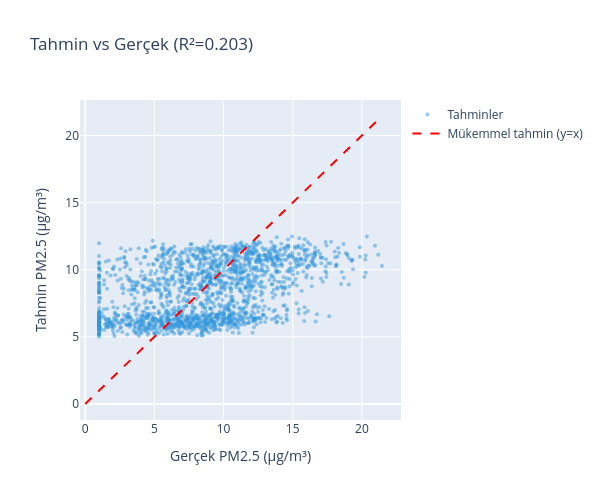

Notebook source saved alongside this figure:
### Code cell
# Tahmin vs gerçek scatter plot
fig = go.Figure()
fig.add_trace(go.Scatter(x=metrics['y_true'], y=metrics['y_pred'],
                          mode='markers', marker=dict(size=4, opacity=0.5, color='#3498db'),
                          name='Tahminler'))
max_val = max(metrics['y_true'].max(), metrics['y_pred'].max())
fig.add_trace(go.Scatter(x=[0, max_val], y=[0, max_val],
                          mode='lines', line=dict(dash='dash', color='red'),
                          name='Mükemmel tahmin (y=x)'))
fig.update_layout(title=f'Tahmin vs Gerçek (R²={metrics["R2"]:.3f})',
                  xaxis_title='Gerçek PM2.5 (μg/m³)',
                  yaxis_title='Tahmin PM2.5 (μg/m³)',
                  height=500, width=600)
fig.show()

### Figure 1 — Plotly figure (JSON) as saved in the notebook; plotly's stock layout.template omitted (floating-point values rounded to 4 significant figures; data arrays with more than 128 entries replaced by an {"elided": "..."} marker saying what was removed)
{"data": [{"marker": {"color": "#3498db", "opacity": 0.5, "size": 4}, "mode": "markers", "name": "Tahminler", "type": "scatter", "x": {"elided": "1743 float values"}, "y": {"elided": "1743 float values"}}, {"line": {"color": "red", "dash": "dash"}, "mode": "lines", "name": "Mükemmel tahmin (y=x)", "type": "scatter", "x": [0, 21.45], "y": [0, 21.45]}], "layout": {"height": 500, "title": {"text": "Tahmin vs Gerçek (R²=0.203)"}, "width": 600, "xaxis": {"title": {"text": "Gerçek PM2.5 (μg/m³)"}}, "yaxis": {"title": {"text": "Tahmin PM2.5 (μg/m³)"}}}}
